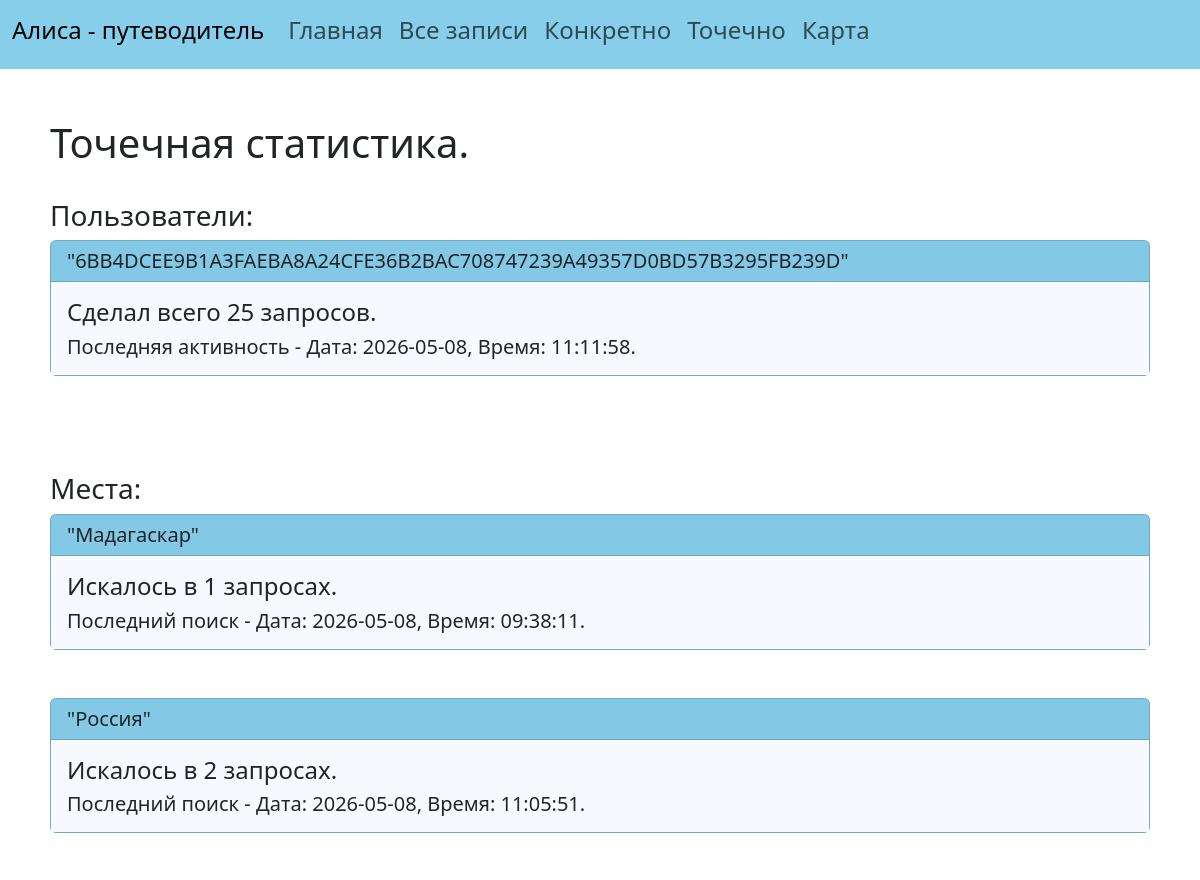
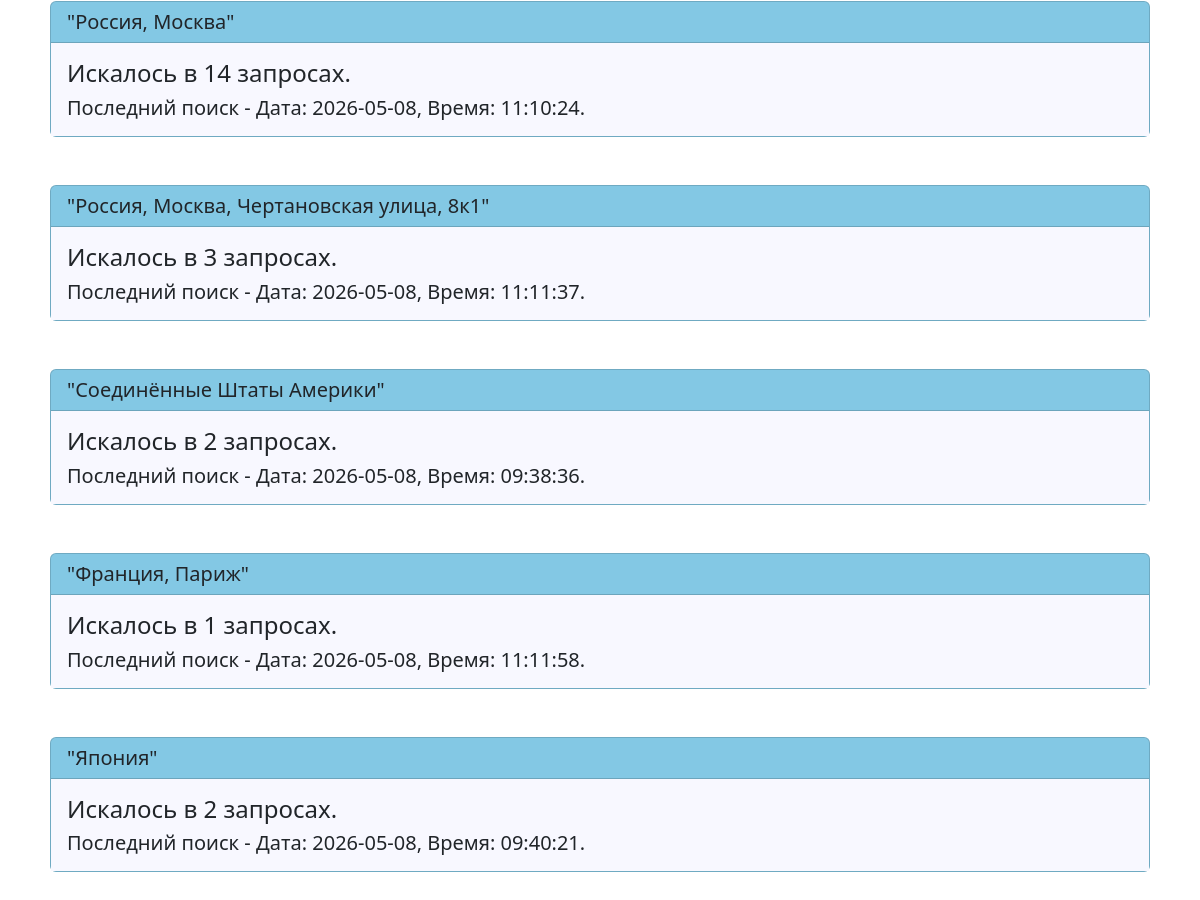
Page /statistics_of_users_and_places on the earlier database version (2 pictures, top to bottom).
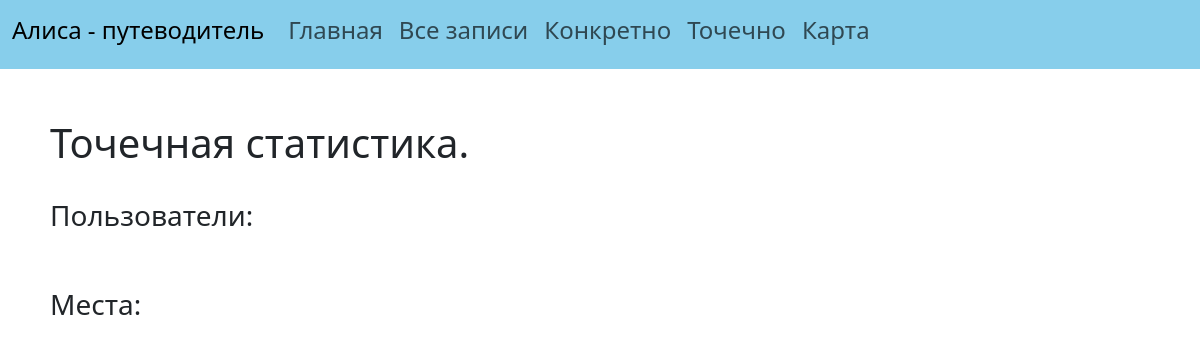
Same page on the later database version.
### data/statistics.py (models this page shows)
class Statistics(SqlAlchemyBase):
    __tablename__ = 'statistics'
    id = sqlalchemy.Column(sqlalchemy.Integer, primary_key=True, autoincrement=True)
    user_id = sqlalchemy.Column(sqlalchemy.String, nullable=True)
    url = sqlalchemy.Column(sqlalchemy.String, nullable=False)
    picture_id = sqlalchemy.Column(sqlalchemy.String, nullable=False)
    full_name_place = sqlalchemy.Column(sqlalchemy.String, nullable=False)
    created_date = sqlalchemy.Column(sqlalchemy.DateTime, default=datetime.datetime.now)

### main.py (the view)
@app.route('/statistics_of_users_and_places')
def statistics_of_users_and_places():
    db_sess = db_session.create_session()
    lines = db_sess.query(Statistics).all()
    list_of_users = sorted(list(set(list(map(lambda x: x.user_id, lines)))))
    transform_users = []
    for user in list_of_users:
        number_of_requests = len(list(filter(lambda x: x.user_id == user, lines)))
        last_time = max(list(map(lambda x: x.created_date, list(filter(lambda x: x.user_id == user,
                                                                       lines))))).strftime(
            "Дата: %Y-%m-%d, Время: %H:%M:%S")
        transform_users.append([user, number_of_requests, last_time])
    list_of_places = sorted(list(set(list(map(lambda x: x.full_name_place, lines)))))
    transform_places = []
    for place in list_of_places:
        number_of_requests = len(list(filter(lambda x: x.full_name_place == place, lines)))
        last_time = max(list(map(lambda x: x.created_date, list(filter(lambda x: x.full_name_place == place,
                                                                       lines))))).strftime(
            "Дата: %Y-%m-%d, Время: %H:%M:%S")
        transform_places.append([place, number_of_requests, last_time])
    return render_template('statistics_of_users_and_places.html',
                           list_of_users=transform_users, list_of_places=transform_places)

### data/db_session.py (called while the page is built)
def create_session() -> Session:
    global __factory
    return __factory()

### templates/statistics_of_users_and_places.html
{% extends "base.html"%}
{% set title = 'Точечная статистика' %}
{% block content %}
    <h1>Точечная статистика.</h1>
    <br>
    <h3>Пользователи:</h3>
    {% for user in list_of_users %}
        <div class="card" style="background-color: skyblue">
            <h5 class="card-header">"{{user[0]}}"</h5>
            <div class="card-body" style="background-color: ghostwhite">
                <h4 class="card-title">Сделал всего {{user[1]}} запросов.</h4>
                <h5 class="card-text">Последняя активность - {{user[2]}}.</h5>
            </div>
        </div>
        <br>
        <br>
    {% endfor %}
    <br>
    <br>
    <h3>Места:</h3>
    {% for place in list_of_places %}
        <div class="card" style="background-color: skyblue">
            <h5 class="card-header">"{{place[0]}}"</h5>
            <div class="card-body" style="background-color: ghostwhite">
                <h4 class="card-title">Искалось в {{place[1]}} запросах.</h4>
                <h5 class="card-text">Последний поиск - {{place[2]}}.</h5>
            </div>
        </div>
        <br>
        <br>
    {% endfor %}
{% endblock %}

### templates/base.html (shortened to what this page needs)
<!DOCTYPE html>
<html lang="rus">
    <head>
        <link href="https://cdn.jsdelivr.net/npm/bootstrap@5.3.3/dist/css/bootstrap.min.css" rel="stylesheet"
>
        <link rel="stylesheet" type="text/css" href="../static/css/style.css" />
        <nav class="navbar navbar-expand-lg">
            <div class="container-fluid">
                <div class="collapse navbar-collapse" id="navbarSupportedContent">
                    <a class="navbar-brand" href="/"><h4>Алиса - путеводитель</h4></a>
                    <ul class="navbar-nav me-auto mb-2 mb-lg-0">
                        <li class="nav-item">
                        <a class="nav-link" href="/"><h4>Главная</h4></a>
                        </li>
                        <li class="nav-item">
                        <a class="nav-link" href="/general_statistics"><h4>Все записи</h4></a>
                        </li>
                        <li class="nav-item">
                        <a class="nav-link" href="/user_statistics"><h4>Конкретно</h4></a>
                        </li>
                        <li class="nav-item">
                        <a class="nav-link" href="/statistics_of_users_and_places"><h4>Точечно</h4></a>
                        </li>
                        <li class="nav-item">
                        <a class="nav-link" href="/last_map"><h4>Карта</h4></a>
                        </li>
                    </ul>
                </div>
            </div>
        </nav>
    </head>
    <body>
        <div style="padding: 50px">
            {% block content %}{% endblock %}
        </div>
    </body>
</html>

### static/css/style.css (style rules this page uses)
nav { background-color: skyblue }
a { color: royalblue }

Differences in the rows shown:
removed Statistics: user "6BB4DCEE9B1A3FAEBA8A24CFE36B2BAC708747239A49357D0BD57B3295FB239D", user "25", user "Дата: 2026-05-08, Время: 11:11:58", full_name_place "Мадагаскар", id "1", place "Дата: 2026-05-08, Время: 09:38:11"
removed Statistics: full_name_place "Россия", place "2", place "Дата: 2026-05-08, Время: 11:05:51", shown under "Места:"
removed Statistics: full_name_place "Россия, Москва", place "14", place "Дата: 2026-05-08, Время: 11:10:24", shown under "Места:"
removed Statistics: full_name_place "Россия, Москва, Чертановская улица, 8к1", place "3", place "Дата: 2026-05-08, Время: 11:11:37", shown under "Места:"
removed Statistics: full_name_place "Соединённые Штаты Америки", place "2", place "Дата: 2026-05-08, Время: 09:38:36", shown under "Места:"
removed Statistics: full_name_place "Франция, Париж", place "1", place "Дата: 2026-05-08, Время: 11:11:58", shown under "Места:"
removed Statistics: full_name_place "Япония", id "2", place "Дата: 2026-05-08, Время: 09:40:21", shown under "Места:"
